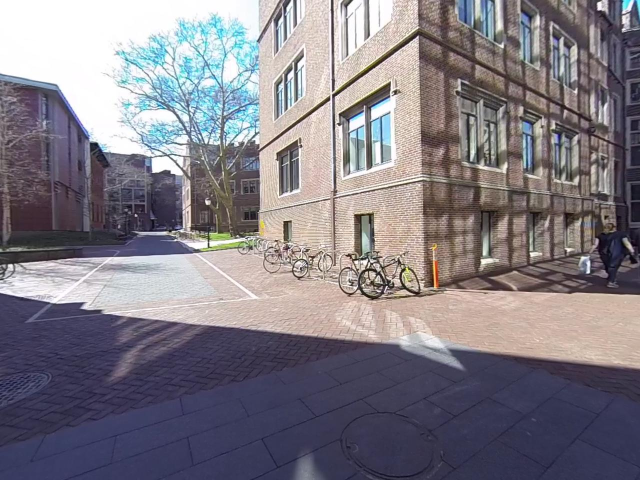
#> input picture Data/1.jpg, 1280 x 960 px (shown at 1/2 size)
$ python -i ECWrapper.py   (imports and definitions only)
#> lines starting #> are read from the running program, lines starting #| are printed output that depends on the picture
import cv2
import numpy as np
import glob

# code for camera calibration and undistortion: https://docs.opencv.org/4.x/dc/dbb/tutorial_py_calibration.html
# feature matching: https://docs.opencv.org/3.4/dc/dc3/tutorial_py_matcher.html

# [117 lines left out: functions calibrate, undistort, readImages, not called in this run]

def feature_matching(images):
    dist_thres = 0.1
    features = {}
    for i in range(1,len(images)):
        features[(i)] = {}
        for j in range(0,i):
            features[(i)][(j)] = [] # indexes of features
            img1 = images[i]
            img2 = images[j]
            gray1 = cv2.cvtColor(img1, cv2.COLOR_BGR2GRAY)
            gray2 = cv2.cvtColor(img2, cv2.COLOR_BGR2GRAY)
            sift = cv2.SIFT_create()
            kp1, des1 = sift.detectAndCompute(gray1, None)
            kp2, des2 = sift.detectAndCompute(gray2, None)
            print('Finding matches...')
            bf = cv2.BFMatcher()
            matches = bf.knnMatch(des1, des2, k=2)
            print(len(matches))
            good = []
            for m,n in matches:
                curr_dist = m.distance/n.distance
                if curr_dist < dist_thres:
                    good.append(m)
                    print(m.queryIdx)
                    # [6 lines of commented-out code are left out]
            break
        break

# [44 lines left out: function main, not called in this run]

# [2 lines not run here, left out]

>>> import cv2
>>> picture = cv2.imread('Data/1.jpg', cv2.IMREAD_GRAYSCALE)
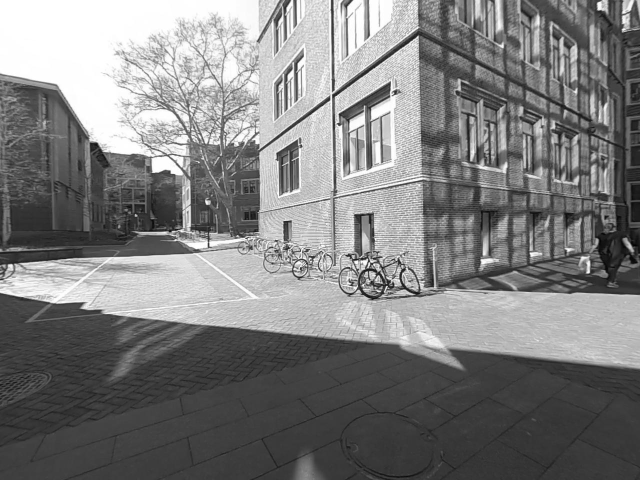
#> picture: shape (960, 1280) (shown at 1/2 size); min 1, max 255, mean 126.7
#> the loop in feature_matching, `for i in range(1,len(images)):` made 1 pass
#> after the loop in feature_matching, `for i in range(1,len(images)):`: features = 1 item
#> (the run stopped early here; a loop or call above may not have finished)

$ run again, on Data/2.jpg
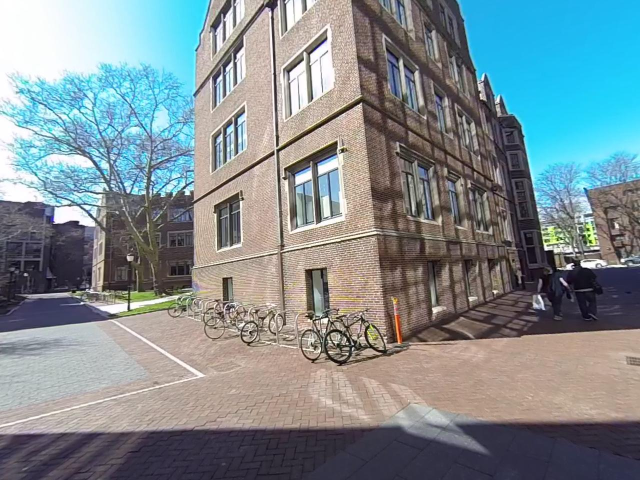
#> input picture Data/2.jpg, 1280 x 960 px (shown at 1/2 size)
#> `picture = cv2.imread('Data/1.jpg', cv2.IMREAD_GRAYSCALE)`:
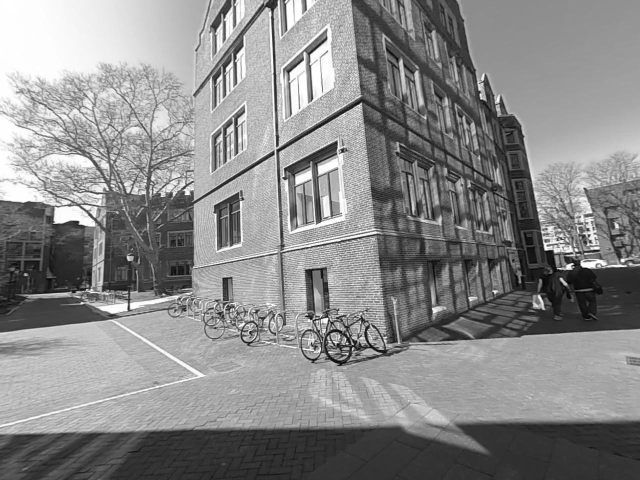
#> picture: shape (960, 1280) (shown at 1/2 size); min 0, max 255, mean 137.3
#> the loop in feature_matching, `for i in range(1,len(images)):` made 1 pass
#> after the loop in feature_matching, `for i in range(1,len(images)):`: features = 1 item

$ run again, on Data/3.jpg
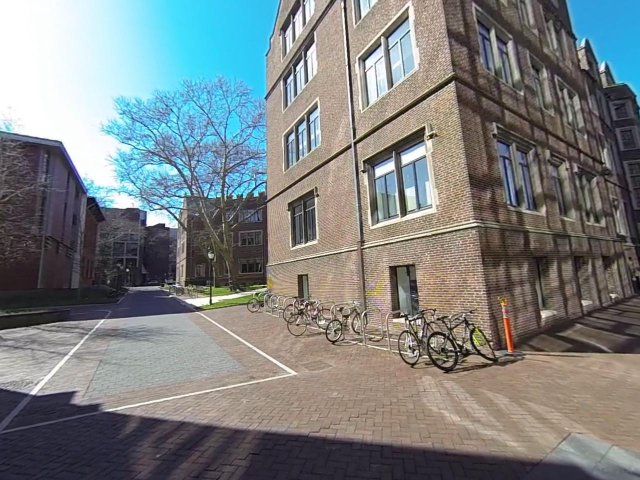
#> input picture Data/3.jpg, 1280 x 960 px (shown at 1/2 size)
#> `picture = cv2.imread('Data/1.jpg', cv2.IMREAD_GRAYSCALE)`:
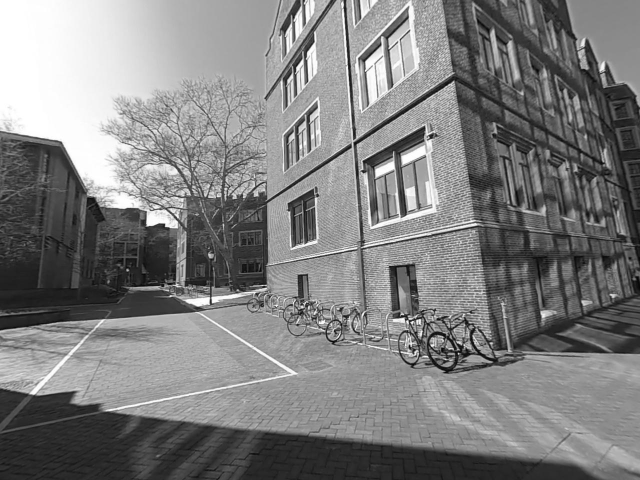
#> picture: shape (960, 1280) (shown at 1/2 size); min 0, max 255, mean 127
#> the loop in feature_matching, `for i in range(1,len(images)):` made 1 pass
#> after the loop in feature_matching, `for i in range(1,len(images)):`: features = 1 item

$ run again, on Data/4.jpg
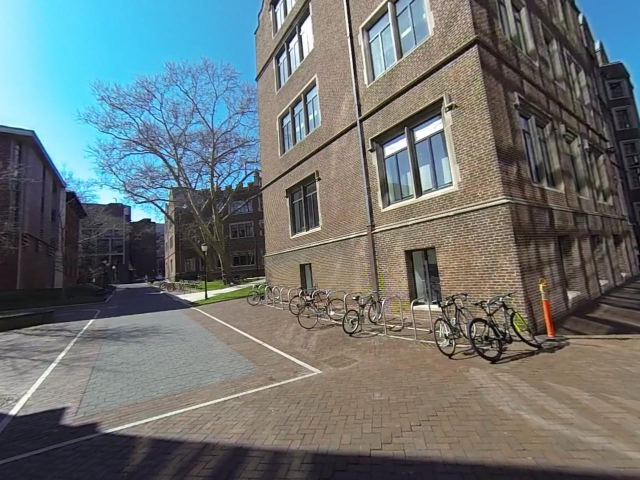
#> input picture Data/4.jpg, 1280 x 960 px (shown at 1/2 size)
#> `picture = cv2.imread('Data/1.jpg', cv2.IMREAD_GRAYSCALE)`:
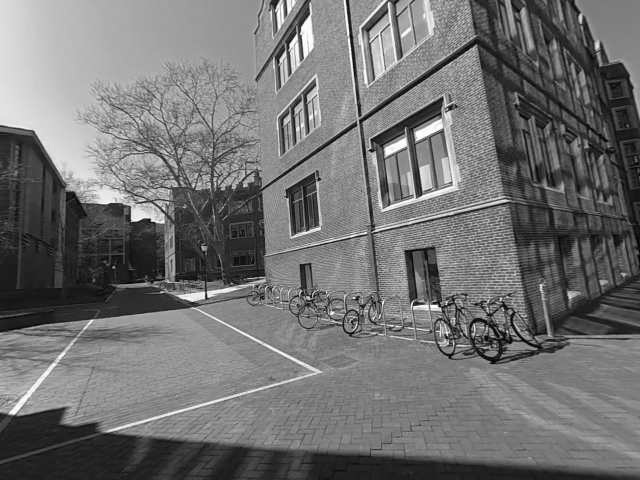
#> picture: shape (960, 1280) (shown at 1/2 size); min 0, max 255, mean 113.2
#> the loop in feature_matching, `for i in range(1,len(images)):` made 1 pass
#> after the loop in feature_matching, `for i in range(1,len(images)):`: features = 1 item
